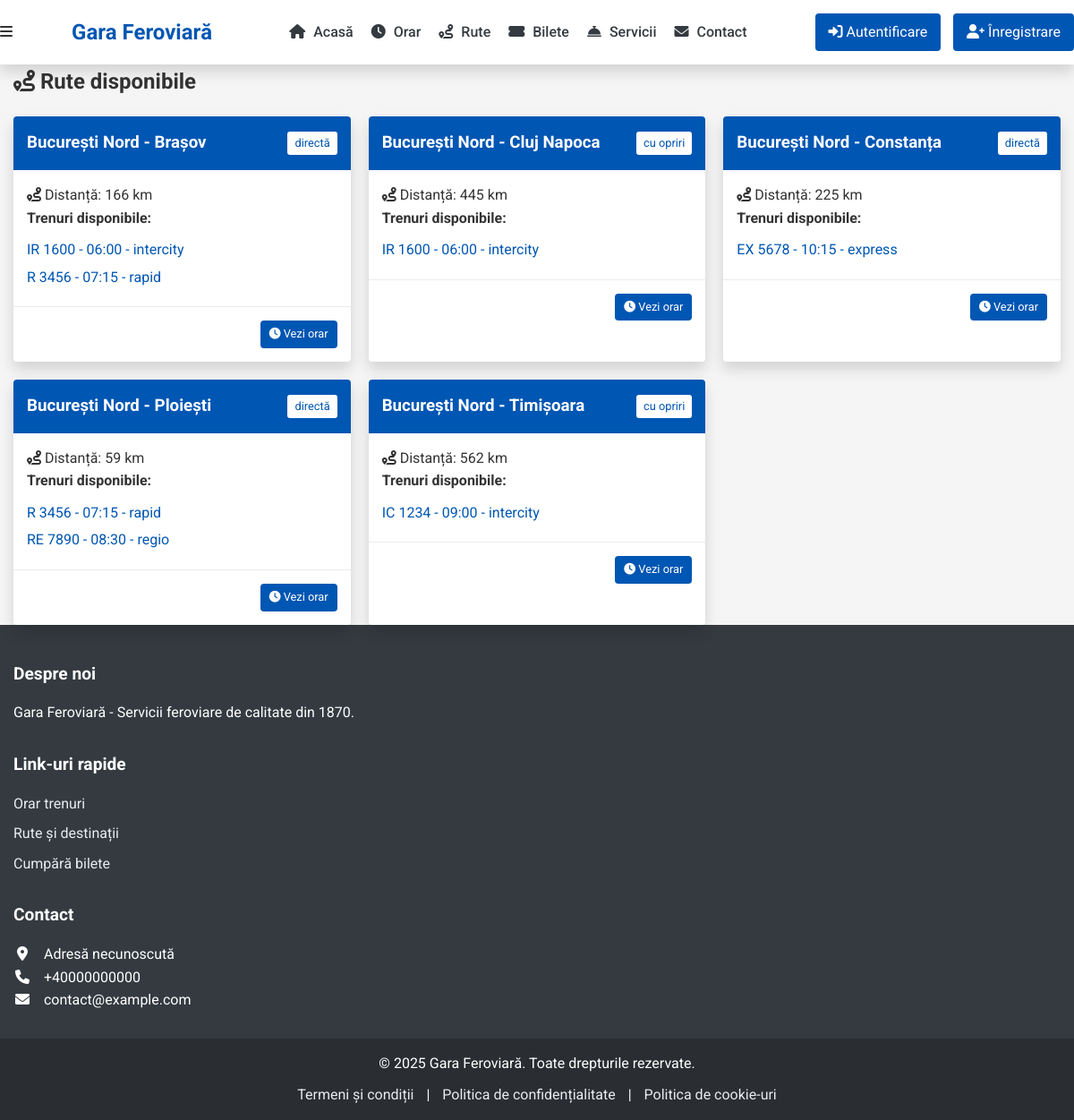
Page /rute.php on the committed database.
### tables this page shows
CREATE TABLE `routes` (
  `route_id` int(11) NOT NULL,
  `start_station` varchar(50) NOT NULL,
  `end_station` varchar(50) NOT NULL,
  `distanta` int(11) NOT NULL,
  `tip_ruta` enum('directă','cu opriri') NOT NULL
);

CREATE TABLE `trains` (
  `train_id` int(11) NOT NULL,
  `numar_tren` varchar(10) NOT NULL,
  `tip_tren` enum('rapid','intercity','regio','express') NOT NULL,
  `plecare` varchar(50) NOT NULL,
  `sosire` varchar(50) NOT NULL,
  `rute` text NOT NULL,
  `durata_traseu` int(11) NOT NULL,
  `status` enum('în circulație','întârziat','anulat') DEFAULT 'în circulație'
);

### public/rute.php (the view, shortened to what this page needs)
<?php
$db = new Database();
$conn = $db->getConnection();
$train_id = $_GET['train_id'] ?? null;
if ($train_id) {
    $stmt = $conn->prepare("SELECT * FROM trains WHERE train_id = ?");
    $stmt->execute([$train_id]);
    $train = $stmt->fetch(PDO::FETCH_ASSOC);
    if (!$train) {
        header("Location: /public/rute.php");
        exit;
    }
    $stmt = $conn->prepare("SELECT * FROM notifications WHERE train_id = ? ORDER BY data_emitere DESC");
    $stmt->execute([$train_id]);
    $notifications = $stmt->fetchAll(PDO::FETCH_ASSOC);
    $page_title = "Traseu tren " . htmlspecialchars($train['numar_tren']) . " - Gara Feroviară";
} else {
    $stmt = $conn->query("SELECT * FROM routes ORDER BY start_station, end_station");
    $routes = $stmt->fetchAll(PDO::FETCH_ASSOC);
}
require_once __DIR__ . '/../templates/header.php';
?>
<?php if (isset($train)): ?>
    <section class="train-details">
        <h1><i class="fas fa-route"></i> Detalii traseu - Tren <?php echo htmlspecialchars($train['numar_tren']); ?></h1>
        <div class="train-info">
            <div class="info-row">
                <span class="label">Tip tren:</span>
                <span class="value train-type <?php echo strtolower($train['tip_tren']); ?>">
                    <?php echo htmlspecialchars($train['tip_tren']); ?>
                </span>
            </div>
            <div class="info-row">
                <span class="label">Rută:</span>
                <span class="value"><?php echo htmlspecialchars($train['rute']); ?></span>
            </div>
            <div class="info-row">
                <span class="label">Plecare:</span>
                <span class="value"><?php echo htmlspecialchars($train['plecare']); ?> - <?php echo explode(' - ', $train['rute'])[0]; ?></span>
            </div>
            <div class="info-row">
                <span class="label">Sosire:</span>
                <span class="value"><?php echo htmlspecialchars($train['sosire']); ?> - <?php echo explode(' - ', $train['rute'])[count(explode(' - ', $train['rute']))-1]; ?></span>
            </div>
            <div class="info-row">
                <span class="label">Durată traseu:</span>
                <span class="value"><?php echo floor($train['durata_traseu']/60); ?>h <?php echo $train['durata_traseu']%60; ?>m</span>
            </div>
            <div class="info-row">
                <span class="label">Status:</span>
                <span class="value status <?php echo str_replace(' ', '-', strtolower($train['status'])); ?>">
                    <?php echo htmlspecialchars($train['status']); ?>
                </span>
            </div>
        </div>
        <?php if (!empty($notifications)): ?>
            <div class="train-notifications">
                <h2><i class="fas fa-bell"></i> Anunțuri recente</h2>
                <?php foreach ($notifications as $notification): ?>
                    <div class="notification">
                        <div class="notification-header">
                            <span class="type"><?php echo htmlspecialchars($notification['tip_notificare']); ?></span>
                            <span class="date"><?php echo date('d.m.Y H:i', strtotime($notification['data_emitere'])); ?></span>
                        </div>
                        <p><?php echo htmlspecialchars($notification['mesaj']); ?></p>
                    </div>
                <?php endforeach; ?>
            </div>
        <?php endif; ?>
        <div class="actions">
            <a href="../public/bilete.php?train_id=<?php echo $train['train_id']; ?>" class="btn primary">
                <i class="fas fa-ticket-alt"></i> Cumpără bilet
            </a>
            <a href="../public/orar.php" class="btn">
                <i class="fas fa-arrow-left"></i> Înapoi la orar
            </a>
        </div>
    </section>
<?php else: ?>
    <section class="routes-list">
        <h1><i class="fas fa-route"></i> Rute disponibile</h1>
        <div class="routes-grid">
            <?php foreach ($routes as $route): ?>
                <div class="route-card">
                    <div class="route-header">
                        <h3><?php echo htmlspecialchars($route['start_station']); ?> - <?php echo htmlspecialchars($route['end_station']); ?></h3>
                        <span class="route-type"><?php echo htmlspecialchars($route['tip_ruta']); ?></span>
                    </div>
                    <div class="route-body">
                        <p><i class="fas fa-route"></i> Distanță: <?php echo $route['distanta']; ?> km</p>
                        <?php
                        $stmt = $conn->prepare("SELECT * FROM trains WHERE rute LIKE ? ORDER BY plecare LIMIT 3");
                        $search_term = '%' . $route['start_station'] . '%' . $route['end_station'] . '%';
                        $stmt->execute([$search_term]);
                        $trains = $stmt->fetchAll(PDO::FETCH_ASSOC);
                        ?>
                        <?php if (!empty($trains)): ?>
                            <div class="route-trains">
                                <h4>Trenuri disponibile:</h4>
                                <ul>
                                    <?php foreach ($trains as $train): ?>
                                        <li>
                                            <a href="../public/rute.php?train_id=<?php echo $train['train_id']; ?>">
                                                <?php echo htmlspecialchars($train['numar_tren']); ?> -
                                                <?php echo htmlspecialchars($train['plecare']); ?> -
                                                <?php echo htmlspecialchars($train['tip_tren']); ?>
                                            </a>
                                        </li>
                                    <?php endforeach; ?>
                                </ul>
                            </div>
                        <?php endif; ?>
                    </div>
                    <div class="route-footer">
                        <a href="../public/orar.php?plecare=<?php echo urlencode($route['start_station']); ?>&sosire=<?php echo urlencode($route['end_station']); ?>" class="btn small">
                            <i class="fas fa-clock"></i> Vezi orar
                        </a>
                    </div>
                </div>
            <?php endforeach; ?>
        </div>
    </section>
<?php endif; ?>
<?php require_once __DIR__ . '/../templates/footer.php'; ?>

### templates/header.php (shortened to what this page needs)
<?php
$settings = [
    'nume_gara' => 'Gara Feroviară',
    'adresa_gara' => 'Adresă necunoscută',
    'telefon_gara' => '+40000000000',
    'email_gara' => 'contact@example.com'
];
?>
<!DOCTYPE html>
<html lang="ro">
<head>
    <link rel="stylesheet" href="<?php echo $_SERVER['REQUEST_URI'] === '../public/index.php' ? '/assets/css/style.css' : '../assets/css/style.css'; ?>">
    <link rel="stylesheet" href="https://cdnjs.cloudflare.com/ajax/libs/font-awesome/6.0.0-beta3/css/all.min.css">
</head>
<body>
    <header>
        <div class="container">
            <div class="logo">
                <h1><?php echo htmlspecialchars($settings['nume_gara']); ?></h1>
            </div>
            <nav>
                <ul>
                    <li><a href="../public/index.php"><i class="fas fa-home"></i> Acasă</a></li>
                    <li><a href="../public/orar.php"><i class="fas fa-clock"></i> Orar</a></li>
                    <li><a href="../public/rute.php"><i class="fas fa-route"></i> Rute</a></li>
                    <li><a href="../public/bilete.php"><i class="fas fa-ticket-alt"></i> Bilete</a></li>
                    <li><a href="../public/servicii.php"><i class="fas fa-concierge-bell"></i> Servicii</a></li>
                    <li><a href="../public/contact.php"><i class="fas fa-envelope"></i> Contact</a></li>
                </ul>
            </nav>
            <div class="auth-buttons">
                <?php if (isset($_SESSION['user_id'])): ?>
                    <a href="../auth/logout.php" class="btn"><i class="fas fa-sign-out-alt"></i> Deconectare</a>
                    <?php if ($_SESSION['rol'] === 'administrator'): ?>
                        <a href="../admin/dashboard.php" class="btn admin-btn"><i class="fas fa-cog"></i> Admin</a>
                    <?php endif; ?>
                <?php else: ?>
                    <a href="../auth/login.php" class="btn"><i class="fas fa-sign-in-alt"></i> Autentificare</a>
                    <a href="../auth/register.php" class="btn"><i class="fas fa-user-plus"></i> Înregistrare</a>
                <?php endif; ?>
            </div>
        </div>
    </header>
    <main class="container">

### templates/footer.php (shortened to what this page needs)
</main>
    <footer>
        <div class="container">
            <div class="footer-section">
                <h3>Despre noi</h3>
                <p><?php echo htmlspecialchars($settings['nume_gara']); ?> - Servicii feroviare de calitate din 1870.</p>
            </div>
            <div class="footer-section">
                <h3>Link-uri rapide</h3>
                <ul>
                    <li><a href="../public/orar.php">Orar trenuri</a></li>
                    <li><a href="../public/rute.php">Rute și destinații</a></li>
                    <li><a href="../public/bilete.php">Cumpără bilete</a></li>
                </ul>
            </div>
            <div class="footer-section">
                <h3>Contact</h3>
                <p><i class="fas fa-map-marker-alt"></i> <?php echo htmlspecialchars($settings['adresa_gara']); ?></p>
                <p><i class="fas fa-phone"></i> <?php echo htmlspecialchars($settings['telefon_gara']); ?></p>
                <p><i class="fas fa-envelope"></i> <?php echo htmlspecialchars($settings['email_gara']); ?></p>
            </div>
        </div>
        <div class="footer-bottom">
            <div class="container">
                <p>&copy; <?php echo date('Y'); ?> <?php echo htmlspecialchars($settings['nume_gara']); ?>. Toate drepturile rezervate.</p>
                <div class="legal-links">
                    <a href="../termeni.php">Termeni și condiții</a> |
                    <a href="../politica.php">Politica de confidențialitate</a> |
                    <a href="../cookie.php">Politica de cookie-uri</a>
                </div>
            </div>
        </div>
    </footer>
</body>
</html>

### assets/css/style.css (style rules this page uses)
:root { --primary-color: #0056b3; --secondary-color: #6c757d; --success-color: #28a745; --danger-color: #dc3545; --warning-color: #ffc107; --info-color: #17a2b8; --light-color: #f8f9fa; --dark-color: #343a40; --white: #ffffff; --gray: #6c757d; --gray-light: #e9ecef; --font-primary: 'Roboto', sans-serif; --box-shadow: 0 0.5rem 1rem rgba(0, 0, 0, 0.15); --border-radius: 0.25rem; }
* { margin: 0; padding: 0; box-sizing: border-box; }
body { font-family: var(--font-primary); line-height: 1.6; color: #333; background-color: #f5f5f5; }
.container { width: 100%; max-width: 1200px; margin: 0 auto; padding: 0 15px; }
header { background-color: var(--white); box-shadow: var(--box-shadow); position: sticky; top: 0; z-index: 1000; }
header .container { display: flex; justify-content: space-between; align-items: center; padding: 15px 0; }
.logo h1 { color: var(--primary-color); font-size: 1.5rem; font-weight: 700; }
nav ul { display: flex; list-style: none; }
nav ul li { margin-left: 20px; }
nav ul li a { text-decoration: none; color: var(--dark-color); font-weight: 500; transition: color 0.3s; }
nav ul li a i { margin-right: 5px; }
.auth-buttons .btn { margin-left: 10px; }
.btn { display: inline-block; padding: 8px 15px; background-color: var(--primary-color); color: var(--white); border: none; border-radius: var(--border-radius); text-decoration: none; cursor: pointer; transition: background-color 0.3s; }
.btn.small { padding: 5px 10px; font-size: 0.8rem; }
footer { background-color: var(--dark-color); color: var(--white); padding: 40px 0 0; }
.footer-section { margin-bottom: 30px; }
.footer-section h3 { margin-bottom: 15px; font-size: 1.2rem; }
.footer-section ul { list-style: none; }
.footer-section ul li { margin-bottom: 8px; }
.footer-section ul li a { color: var(--gray-light); text-decoration: none; transition: color 0.3s; }
.footer-section p i { margin-right: 10px; width: 20px; text-align: center; }
.footer-bottom { background-color: rgba(0, 0, 0, 0.2); padding: 15px 0; text-align: center; }
.footer-bottom p { margin-bottom: 10px; }
.legal-links a { color: var(--gray-light); text-decoration: none; margin: 0 10px; transition: color 0.3s; }
.routes-grid { display: grid; grid-template-columns: repeat(auto-fill, minmax(300px, 1fr)); gap: 20px; margin-top: 20px; }
.route-card { background-color: var(--white); border-radius: var(--border-radius); box-shadow: var(--box-shadow); overflow: hidden; }
.route-header { padding: 15px; background-color: var(--primary-color); color: var(--white); display: flex; justify-content: space-between; align-items: center; }
.route-type { background-color: var(--white); color: var(--primary-color); padding: 3px 8px; border-radius: 3px; font-size: 0.8rem; }
.route-body { padding: 15px; }
.route-footer { padding: 15px; border-top: 1px solid var(--gray-light); text-align: right; }
.route-trains ul { list-style: none; margin-top: 10px; }
.route-trains li { margin-bottom: 5px; }
.route-trains a { color: var(--primary-color); text-decoration: none; }

### rows in the picture
routes: start_station "București Nord", end_station "Brașov", tip_ruta "directă", distanta "166"
trains: numar_tren "IR 1600", plecare "06:00", tip_tren "intercity"
trains: numar_tren "R 3456", plecare "07:15", tip_tren "rapid"
routes: start_station "București Nord", end_station "Cluj Napoca", tip_ruta "cu opriri", distanta "445"
routes: start_station "București Nord", end_station "Constanța", tip_ruta "directă", distanta "225"
trains: numar_tren "EX 5678", plecare "10:15", tip_tren "express"
routes: start_station "București Nord", end_station "Ploiești", tip_ruta "directă", distanta "59"
trains: numar_tren "RE 7890", plecare "08:30", tip_tren "regio"
routes: start_station "București Nord", end_station "Timișoara", tip_ruta "cu opriri", distanta "562"
trains: numar_tren "IC 1234", plecare "09:00", tip_tren "intercity"

### other values in the picture
$settings['nume_gara'] "Gara Feroviară"
$settings['adresa_gara'] "Adresă necunoscută"
$settings['telefon_gara'] "+40000000000"
$settings['email_gara'] "contact@example.com"
